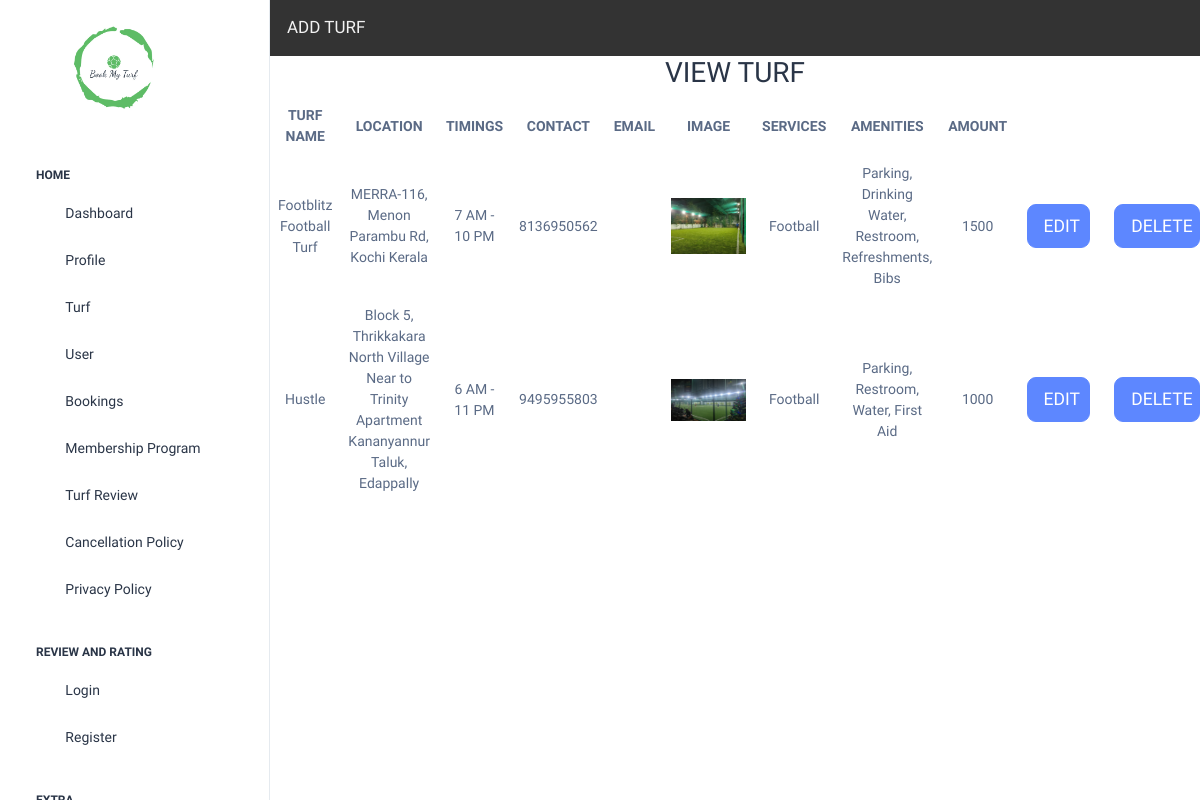
The app's page /turfpage/ with its own data.
### turf_app/models.py (models this page shows)
class turftbl(models.Model):
    tname = models.CharField(max_length=20, null=True)
    loc = models.CharField(max_length=50, null=True)
    timing = models.CharField(max_length=20, null=True)
    contact = models.IntegerField(null=True)
    email = models.EmailField(null=True)
    image = models.ImageField(null=True, upload_to='media')
    services = models.CharField(max_length=60, null=True)
    amenities = models.TextField(max_length=60, null=True)
    amount = models.IntegerField(max_length=4, null=True)

### turf_app/views.py (the view)
# urls.py: path("turfpage/", views.turfpage),
def turfpage(request):
    v = turftbl.objects.all()
    return render(request, "turfpage.html", {"v": v})

### templates/turfpage.html (shortened to what this page needs)
<!DOCTYPE html>
<html lang="en">
<head>
</head>
</head>
<body>
{% include 'sidebar2.html' %}
 <div class="body-wrapper">
<div  class="topnav">
    <a href="/addturf" class="btn btn-custom">ADD TURF</a>
</div>
<h2>VIEW TURF</h2>
<table>
    <tr>
        <th>TURF NAME</th>
        <th>LOCATION</th>
        <th>TIMINGS</th>
        <th>CONTACT</th>
        <th>EMAIL</th>
         <th>IMAGE</th>
        <th>SERVICES</th>
        <th>AMENITIES</th>
        <th>AMOUNT</th>
    </tr>
     {%for i in v%}
    <tr>
        <td>{{i.tname}}</td>
        <td>{{i.loc}}</td>
        <td>{{i.timing}}</td>
        <td>{{i.contact}}</td>
        <td>{{i.email}}</td>
        <td><img src="{{i.image}}" width="75px"></td>
        <td>{{i.services}}</td>
        <td>{{i.amenities}}</td>
        <td>{{i.amount}}</td>
        <td> <a href="/editturf/{{i.id}}" class="btn btn-primary btn-lg btn-block" style="width:90%;">EDIT</a></td>
        <td> <a href="/deleteturf/{{i.id}}" class="btn btn-primary btn-lg btn-block" style="width:90%;">DELETE</a></td>
    </tr>
    {%endfor%}
</table>
 </div>
</body>
</html>

### templates/turfpage.html (style rules this page uses)
body { margin: 0; font-family: Arial, Helvetica, sans-serif; }
.topnav { overflow: hidden; background-color: #333; }
.topnav a { float: left; color: #f2f2f2; text-align: center; padding: 14px 16px; text-decoration: none; font-size: 17px; }
table { border-collapse: collapse; width: 100% }
tr,td,th { border: 1px solid #dddddd; text-align: center; padding: 8px; }
h2 { text-align: center; }

### records on screen
turftbl: tname "Footblitz Football Turf", loc "MERRA-116, Menon Parambu Rd, Kochi Kerala", timing "7 AM - 10 PM", contact "8136950562", image (picture), services "Football", amenities "Parking, Drinking Water, Restroom, Refreshments, Bibs", amount "1500"
turftbl: tname "Hustle", loc "Block 5, Thrikkakara North Village Near to Trinity Apartment Kananyannur Taluk, Edappally", timing "6 AM - 11 PM", contact "9495955803", image (picture), services "Football", amenities "Parking, Restroom, Water, First Aid", amount "1000"
